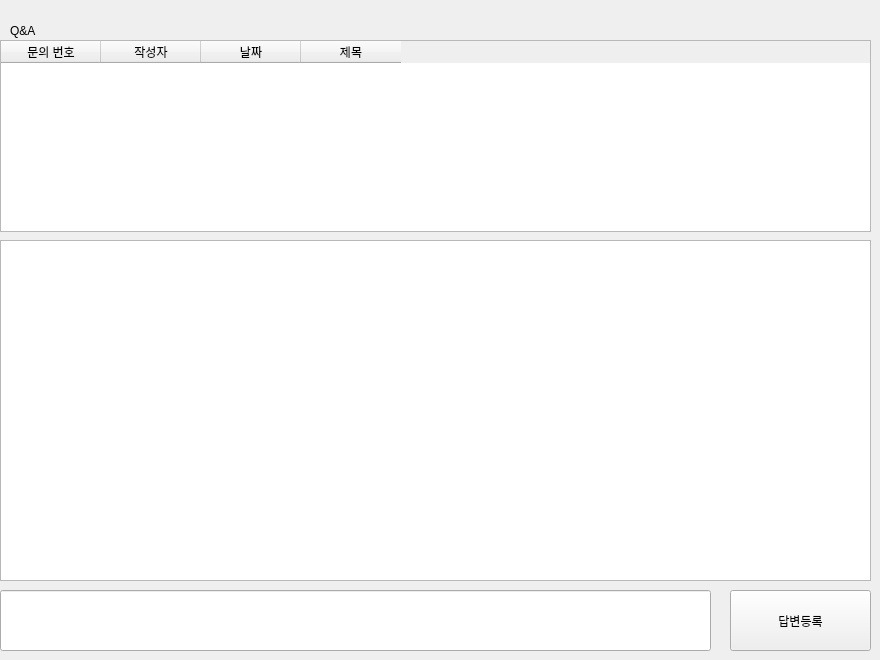
      <widget class="QWidget" name="page_9">
       <widget class="QLabel" name="label_17">
        <property name="geometry">
         <rect>
          <x>10</x>
          <y>10</y>
          <width>181</width>
          <height>41</height>
         </rect>
        </property>
        <property name="text">
         <string>Q&amp;A</string>
        </property>
       </widget>
       <widget class="QTextBrowser" name="tb_qna">
        <property name="geometry">
         <rect>
          <x>0</x>
          <y>240</y>
          <width>871</width>
          <height>341</height>
         </rect>
        </property>
       </widget>
       <widget class="QPushButton" name="QnA_register_btn">
        <property name="geometry">
         <rect>
          <x>730</x>
          <y>590</y>
          <width>141</width>
          <height>61</height>
         </rect>
        </property>
        <property name="text">
         <string>답변등록</string>
        </property>
       </widget>
       <widget class="QLineEdit" name="QnA_linedit">
        <property name="geometry">
         <rect>
          <x>0</x>
          <y>590</y>
          <width>711</width>
          <height>61</height>
         </rect>
        </property>
       </widget>
       <widget class="QTableWidget" name="tw_qna_list">
        <property name="geometry">
         <rect>
          <x>0</x>
          <y>40</y>
          <width>871</width>
          <height>192</height>
         </rect>
        </property>
        <property name="editTriggers">
         <set>QAbstractItemView::NoEditTriggers</set>
        </property>
        <property name="selectionBehavior">
         <enum>QAbstractItemView::SelectRows</enum>
        </property>
        <attribute name="verticalHeaderVisible">
         <bool>false</bool>
        </attribute>
        <column>
         <property name="text">
          <string>문의 번호</string>
         </property>
        </column>
        <column>
         <property name="text">
          <string>작성자</string>
         </property>
        </column>
        <column>
         <property name="text">
          <string>날짜</string>
         </property>
        </column>
        <column>
         <property name="text">
          <string>제목</string>
         </property>
        </column>
       </widget>
      </widget>
